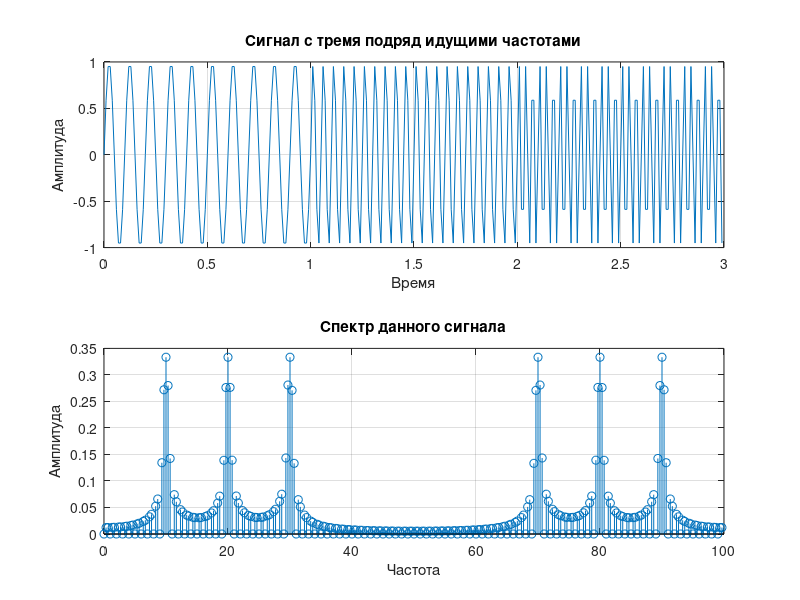

Write the MATLAB code that produced this figure. (Note: this script raises an error after producing the figure.)
clear, clc, close all

fs = 100;

f1 = 10;
f2 = 20;
f3 = 30;

% Задаём сигнал с тремя подряд идущими частотами
t1= 0 : 1/fs : 1-1/fs;
lt1 = length(t1);
x(1 : lt1)=sin(2*pi*10*t1);

t2= 1 : 1/fs : 2-1/fs;
lt2 = length(t2);
x(lt1 + 1 : lt1 + lt2) = sin(2*pi*20*t2);

t3= 2 : 1/fs : 3-1/fs;
lt3 = length(t3);
x(lt1 + lt2 + 1 : lt1 + lt2 + lt3) = sin(2*pi*30*t3);

t = [t1 t2 t3];
N = length(t);

subplot(2,1,1)
plot(t,x), grid on, title('Сигнал с тремя подряд идущими частотами')
xlabel('Время'), ylabel('Амплитуда')

X = 2*abs(fft(x))/N;
f = 0: fs/N : fs-fs/N;

subplot(2,1,2)
stem(f,X), grid on, title('Спектр данного сигнала')
xlabel('Частота'), ylabel('Амплитуда')

figure
cwt(x,'amor',fs)

% формируем набор фильтров
fb = cwtfilterbank('SignalLength',numel(x),'SamplingFrequency',fs,...
    'FrequencyLimits',[10 30]);
figure
freqz(fb)

% применяем сформированный набор фильтров
figure
cwt(x,'FilterBank',fb)
